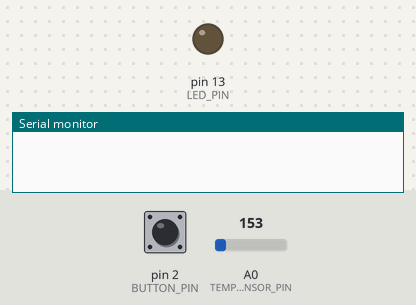
The sketch below on a simulated Arduino Uno, built with avr-gcc and run on an emulated ATmega328P. Shown: output pins drawn as LEDs (lit = HIGH), the last lines printed to the serial monitor. The test bench sets the inputs (shaded band); at power-on: pin 2 (BUTTON_PIN) HIGH, A0 (TEMP_SENSOR_PIN) = 153.

Above: at 1.2 s.
1.3 s: pin 2 (BUTTON_PIN) pulled LOW for 0.15 s
At 2.2 s:
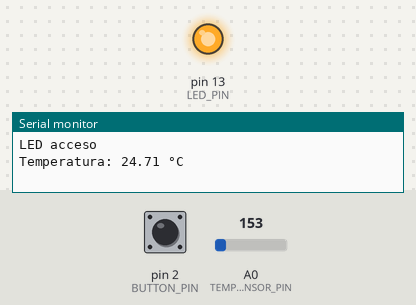
2.9 s: pin 2 (BUTTON_PIN) pulled LOW for 1 s
At 3.4 s:
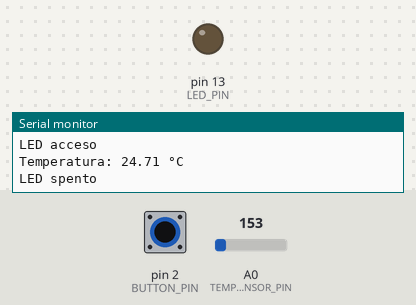
5.4 s: pin 2 (BUTTON_PIN) pulled LOW for 3.2 s
At 6.6 s:
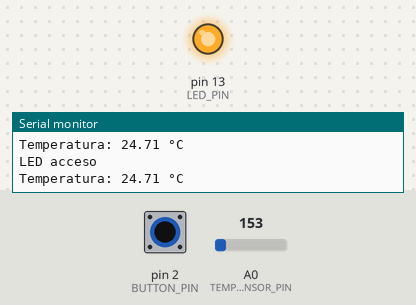
Timing chart, 0 to 8.4 s (numbered marks = the images above; inputs shaded):
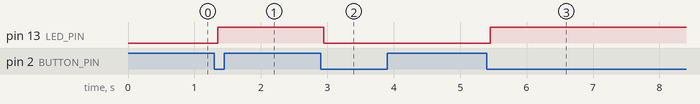

The sketch:

Pulsanti_05_non_bloccante.ino
```cpp
// Sketch con funzionalità non bloccante
const int BUTTON_PIN = 2;  // Pin a cui è collegato il pulsante
const int LED_PIN = 13;    // Pin a cui è collegato il LED
const int TEMP_SENSOR_PIN = A0;  // Pin del sensore di temperatura

// Variabili di stato
int ledState = LOW;                        // Stato corrente del LED
int buttonState = HIGH;                    // Stato corrente del pulsante
int lastButtonState = HIGH;                // Stato precedente del pulsante

// Variabili per il timing
unsigned long lastDebounceTime = 0;        // Ultimo momento in cui il pin è cambiato
unsigned long lastTempReadTime = 0;        // Ultimo momento in cui è stata letta la temperatura
const unsigned long DEBOUNCE_DELAY = 50;   // Tempo di debounce (ms)
const unsigned long TEMP_READ_INTERVAL = 2000;  // Intervallo di lettura della temperatura (ms)

void setup() {
  Serial.begin(9600);
  pinMode(BUTTON_PIN, INPUT_PULLUP);
  pinMode(LED_PIN, OUTPUT);
  digitalWrite(LED_PIN, ledState);
}

void loop() {
  unsigned long currentMillis = millis();

  // Task 1: Gestione del pulsante con debouncing
  int reading = digitalRead(BUTTON_PIN);
  if (reading != lastButtonState) {
    lastDebounceTime = currentMillis;
  }

  if ((currentMillis - lastDebounceTime) > DEBOUNCE_DELAY) {
    if (reading != buttonState) {
      buttonState = reading;
      if (buttonState == LOW) {  // Se il pulsante è premuto (LOW con pull-up)
        ledState = !ledState;    // Inverti lo stato del LED
        digitalWrite(LED_PIN, ledState);
        Serial.println(ledState ? "LED acceso" : "LED spento");
      }
    }
  }
  lastButtonState = reading;

  // Task 2: Lettura periodica della temperatura
  if (currentMillis - lastTempReadTime >= TEMP_READ_INTERVAL) {
    lastTempReadTime = currentMillis;
    int sensorValue = analogRead(TEMP_SENSOR_PIN);
    float temperature = (sensorValue * 5.0 / 1024.0 - 0.5) * 100;  // Conversione per LM35
    Serial.print("Temperatura: ");
    Serial.print(temperature);
    Serial.println(" °C");
  }

  // Altri task possono essere aggiunti qui senza bloccare l'esecuzione
}
```

Measured:
- after the input at 1.3 s, pin 13 (LED_PIN): LOW → HIGH after 0.05 s
- after the input at 2.9 s, pin 13 (LED_PIN): HIGH → LOW after 0.05 s
- after the input at 5.4 s, pin 13 (LED_PIN): LOW → HIGH after 0.05 s
